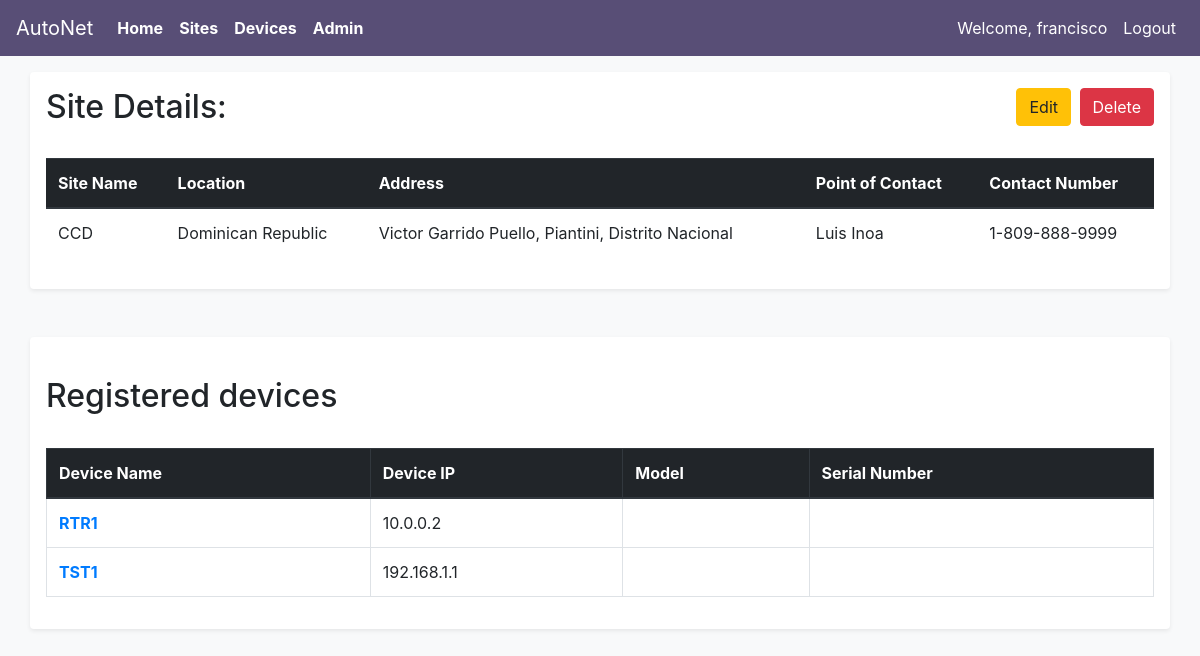
The page /sites/6 (signed in) on the database as committed earlier.
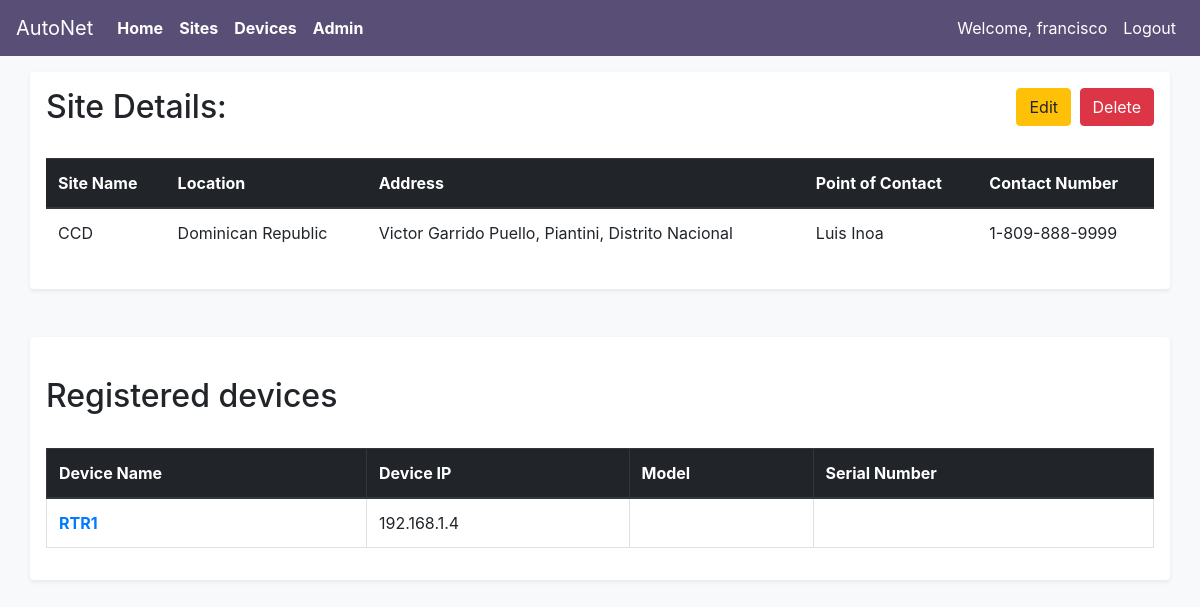
The same page on the database as committed later.
### main_app/models.py (models this page shows, shortened)
class Devices(models.Model):
    VENDOR_LIST = (('C', 'Cisco'),
                                    ('J', 'Juniper'),
                                    ('A', 'Arista'),
                                    )
    device_name = models.CharField(max_length=100)
    device_ip = models.GenericIPAddressField()
    vendor = models.CharField(choices=VENDOR_LIST, max_length=10,
                                                default=VENDOR_LIST[0])
    site = models.ForeignKey(Sites,
                            on_delete=models.CASCADE,
                            related_name = 'devices',
                            )

### main_app/views.py (the view)
# urls.py: path('sites/<int:pk>', login_required(views.SitesDetailView.as_view()), name='sitesdetail'),
class SitesDetailView(DetailView):
    context_object_name = 'sites_detail'
    model = models.Sites
    template_name = 'main_app/sites_detail.html'

### main_app/templates/main_app/sites_detail.html
{% extends 'main_app/main_app_base.html' %}
{%block content %}
<div class="container shadow-sm p-3 mb-5 bg-white rounded">
  <div class="float-right">
    <a href="{% url 'main_app:updatesite' pk=sites_detail.id%}">
      <button class="btn btn-warning mr-1"type="submit">Edit</button>
    </a>
    <a href="{% url 'main_app:deletesite' pk=sites_detail.id%}">
      <button class="btn btn-danger"type="submit">Delete</button>
    </a>
  </div>
  <h2>Site Details:</h2>
  <br>
  <table class="table">
    <thead  class="thead-dark">
      <th>Site Name</th>
      <th>Location</th>
      <th>Address</th>
      <th>Point of Contact</th>
      <th>Contact Number</th>
    </thead>
    <tr>
      <td>{{sites_detail.site_name}}</td>
      <td>{{sites_detail.site_location}}</td>
      <td>{{sites_detail.site_address}}</td>
      <td>{{sites_detail.site_poc_name}}</td>
      <td>{{sites_detail.site_poc_number}}</td>
    </tr>
  </table>
</div>
<div class="container shadow-sm p-3 mb-5 bg-white rounded">
  <br>
  <h2>Registered devices</h2>
  <br>
  <table class="table table-bordered">
    <thead  class="thead-dark">
      <th>Device Name</th>
      <th>Device IP</th>
      <th>Model</th>
      <th>Serial Number</th>
    </thead>
    {% for device in sites_detail.devices.all %}
      <tr>
        <td><a href="{% url 'main_app:devicedetail' pk=device.id%}"><strong>{{device.device_name}}</strong></a></td>
        <td>{{device.device_ip}}</td>
        <td>{{device.device_model}}</td>
        <td>{{device.device_sn}}</td>
      </tr>
    {% endfor %}
  </table>
</div>
{%endblock content %}

Rows that differ between the two databases and show on the page:
removed Devices: device_name "TST1", device_ip "192.168.1.1"
changed Devices "RTR1": device_ip "10.0.0.2" → "192.168.1.4"
